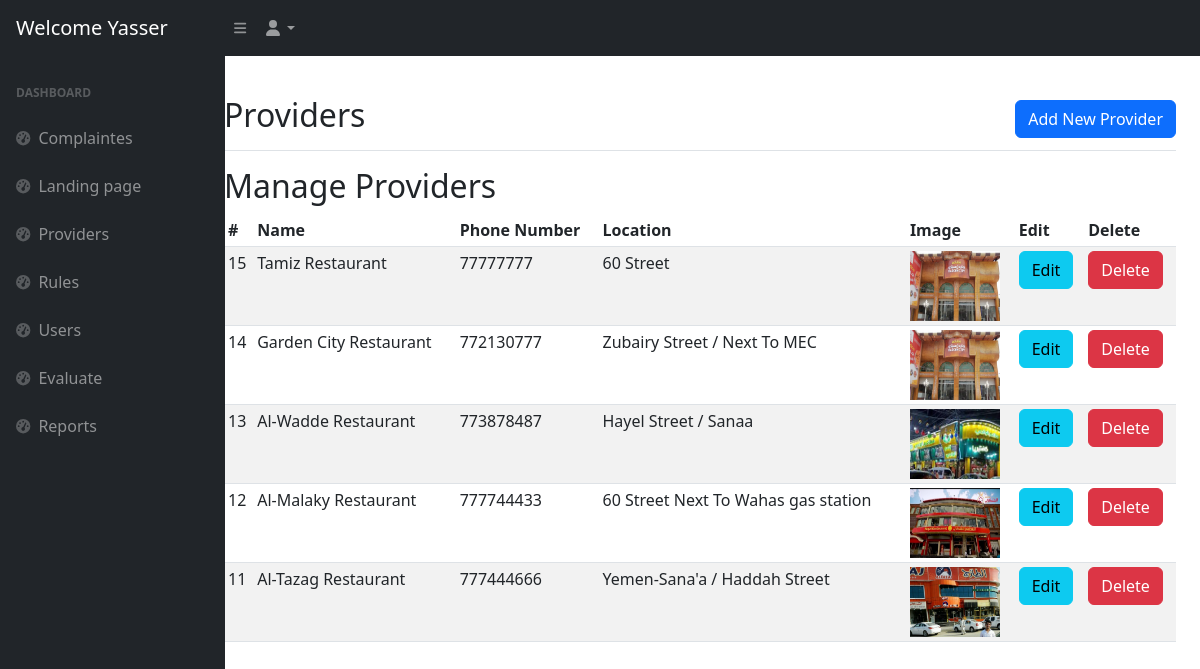
The app's page /admin/providers.php (signed in) with its own data.
### tables this page shows
CREATE TABLE `providers` (
  `provider_id` int(11) NOT NULL,
  `provider_name` varchar(50) NOT NULL,
  `provider_phone` int(50) NOT NULL,
  `provider_location` varchar(50) NOT NULL,
  `provider_image` varchar(255) NOT NULL
);

### admin/providers.php (the view, shortened to what this page needs)
<?php
require_once('app_nav.php');
require_once('nav.php');
?>
<main class="col-md-9 ms-sm-auto col-lg-10 px-md-4" style="margin-top: 80px;">
    <div class="d-flex justify-content-between flex-wrap flex-md-nowrap align-items-center pt-3 pb-2 mb-3 border-bottom">
        <h1 class="h2">Providers</h1>
        <a href="./add_new_provider.php" class="btn btn-primary">Add New Provider</a>
    </div>
    <h2>Manage Providers</h2>
    <div class="table-responsive">
        <table class="table table-striped table-sm">
            <thead>
                <tr>
                    <th scope="col">#</th>
                    <th scope="col">Name</th>
                    <th scope="col">Phone Number</th>
                    <th scope="col">Location</th>
                    <th scope="col">Image</th>
                    <th scope="col">Edit</th>
                    <th scope="col">Delete</th>
                </tr>
            </thead>
            <tbody>
                <?php
                require_once('../config.php');
                $sql = "select * from providers order by provider_id desc";
                $result = mysqli_query($conn, $sql);
                while ($row = mysqli_fetch_assoc($result)) {
                    $id = $row['provider_id'];
                    $name = $row['provider_name'];
                    $phone = $row['provider_phone'];
                    $location = $row['provider_location'];
                    $image = $row['provider_image'];
                    echo "
                    <tr>
                    <td>$id</td>
                    <td>$name</td>
                    <td>$phone</td>
                    <td>$location</td>
                    <td><img src='../uploads/$image' alt='Profile' height='70px' width='90px'></td>
                    <td><a href='./edit_provider.php?val=$id' class='btn btn-info'>Edit</a></td>
                    <td><a href='./delete_provider.php?val=$id' class='btn btn-danger'>Delete</a></td>
                    </tr>
                    ";
                }
                ?>
            </tbody>
        </table>
    </div>
</main>
<?php
require_once('footer.php');
?>

### records on screen
providers: provider_id "15", provider_name "Tamiz Restaurant", provider_phone "77777777", provider_location "60 Street", provider_image (picture)
providers: provider_id "14", provider_name "Garden City Restaurant", provider_phone "772130777", provider_location "Zubairy Street / Next To MEC", provider_image (picture)
providers: provider_id "13", provider_name "Al-Wadde Restaurant", provider_phone "773878487", provider_location "Hayel Street / Sanaa", provider_image (picture)
providers: provider_id "12", provider_name "Al-Malaky Restaurant", provider_phone "777744433", provider_location "60 Street Next To Wahas gas station", provider_image (picture)
providers: provider_id "11", provider_name "Al-Tazag Restaurant", provider_phone "777444666", provider_location "Yemen-Sana'a / Haddah Street", provider_image (picture)

### other values on screen
$name "Yasser"
